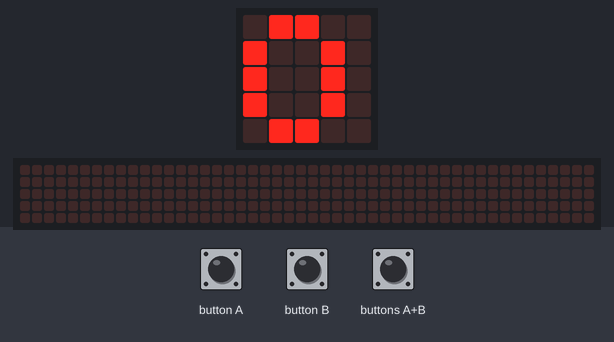
This program was run on a simulated BBC micro:bit (MakeCode). On the bench: the board's 5×5 LED display, a strip that is not on the board, showing the scrolling text unrolled. The test bench sets the inputs (shaded band). The 48×5 strip is a reading aid, not a part: it shows the text the display is scrolling, unrolled, one strip-width of it at a time.

Above: at 1.9 s.
2.0 s: button A pressed for 0.15 s
At 2.22 s:
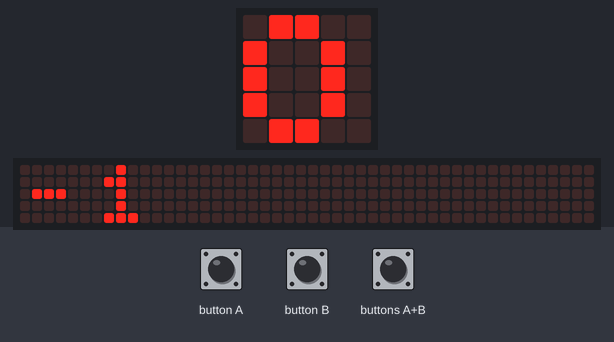
2.7 s: button B pressed for 0.15 s
3.4 s: button A pressed for 0.15 s
4.1 s: buttons A+B pressed 2 times (0.12 s each, 0.3 s apart)
7.7 s: buttons A+B pressed for 0.15 s
At 8.7 s:
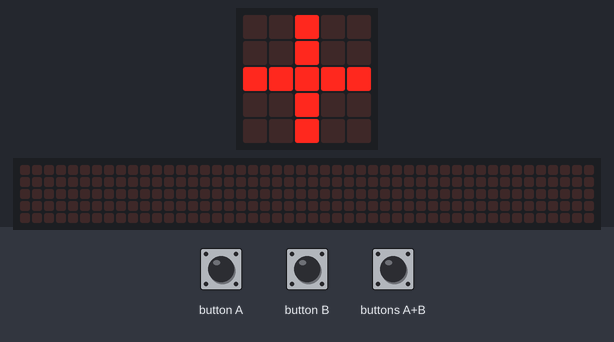
At 9.27 s:
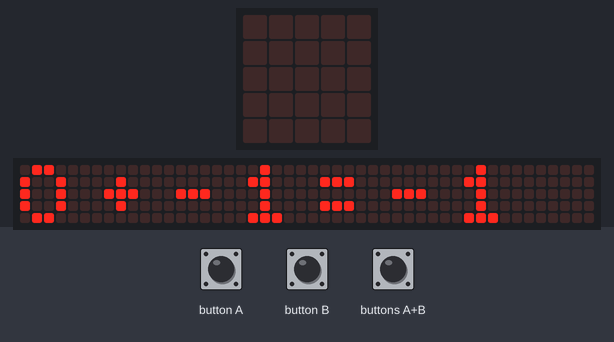
10.8 s: button A pressed for 0.15 s
At 18.8 s:
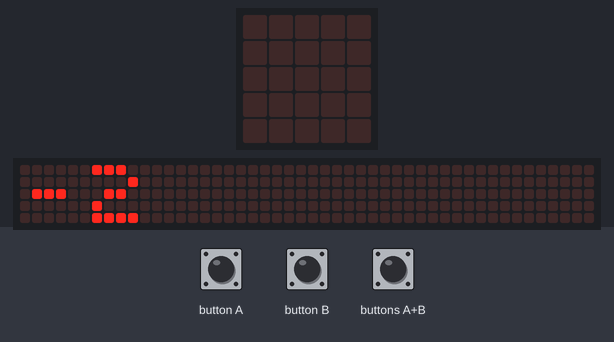

Measured:
- after the input at 2.0 s, the display: changes after 0.15 s (image 1)
- after the input at 7.7 s, the display: first differs from a run without the input after 1.5 s (image 3)
- after the input at 10.8 s, the display: first differs from a run without the input after 5.6 s (image 4)
- what the display in image 2 shows lasts 0.9 s, from 8.3 s to 9.2 s

The program:

main.ts
```typescript
/**
 * Instruções:
 *
 * - Ao iniciar todas as variáveis estão com valor 0;
 *
 * - Botão A: Escolhe número em ordem decrescente(0,-1,-2,-3...) e mostra número na tela.
 *
 * - Botão B: Escolhe número em ordem crescente(0,1,2,3...) e mostra número na tela.
 *
 *  - Botão A + B: (Verifica quantas operações já foram feitas) {
 *
 *
 *
 *  (Se for 0 altera operação para 1);
 *
 * ( Se não se for 1 altera os operadores matemáticos por 1 e chama a função mathOperators)
 *
 * Função mathOperators {
 *
 * ( Se 1 mostra (+), se 2 mostra (-), se 3 mostra (*), se 4 mostra (/) , se 5 mostra (**) se não mostra %.)
 *
 * }
 *
 * (Se operação for 2 então {
 *
 * chama a função resultado
 *
 * }
 *
 * Função resultado {
 *
 * se for = 1 {  mostrar resultado de numero + numero }
 *
 * se for = 2 { mostrar resultado de  numero - numero};
 *
 * se for = 3 { mostrar resultado de  numero * numero};
 *
 * se for = 4 { mostrar resultado de  numero / numero};
 *
 * se for = 5 {mostrar resultado de  (numero ** numero)};
 *
 * se for = 6 { mostrar resultado de  % de (numero / numero)};
 *
 * - Zerar variáveis;
 *
 * - Pausa e limpa a tela para o usuário fazer um novo cálculo.
 *
 * }
 */
function Result () {
    if (operators == 1) {
        basic.clearScreen()
        basic.showString("" + numberOne + "+" + numberTwo + "=" + (numberOne + numberTwo))
    } else if (operators == 2) {
        basic.clearScreen()
        basic.showString("" + numberOne + "-" + numberTwo + "=" + (numberOne - numberTwo))
    } else if (operators == 3) {
        basic.clearScreen()
        basic.showString("" + numberOne + "*" + numberTwo + "=" + numberOne * numberTwo)
    } else if (operators == 4) {
        basic.clearScreen()
        basic.showString("" + numberOne + "/" + numberTwo + "=" + numberOne / numberTwo)
    } else if (operators == 5) {
        basic.clearScreen()
        basic.showString("" + numberOne + "**" + numberTwo + "=" + numberOne ** numberTwo)
    } else {
        basic.clearScreen()
        basic.showString("% " + numberOne + "/" + numberTwo + "=" + numberOne % numberTwo)
    }
    operators = 0
    operation = 0
    numberTwo = 0
    numberOne = 0
    basic.pause(2000)
    basic.clearScreen()
}
function mathOperators () {
    if (operators == 1) {
        // Adição  (+)
        // Addition operator
        basic.showLeds(`
            . . # . .
            . . # . .
            # # # # #
            . . # . .
            . . # . .
            `)
        basic.pause(500)
        basic.clearScreen()
    } else if (operators == 2) {
        // Subtração (-)  Subtraction operator
        basic.showLeds(`
            . . . . .
            . . . . .
            # # # # #
            . . . . .
            . . . . .
            `)
        basic.pause(500)
        basic.clearScreen()
    } else if (operators == 3) {
        // Multiplicação (*) Multiplication Operator
        basic.showLeds(`
            # . . . #
            . # . # .
            . . # . .
            . # . # .
            # . . . #
            `)
        basic.pause(500)
        basic.clearScreen()
    } else if (operators == 4) {
        // Divisão (/) - Division operator
        basic.showLeds(`
            . . # . .
            . . . . .
            # # # # #
            . . . . .
            . . # . .
            `)
        basic.pause(500)
        basic.clearScreen()
    } else if (operators == 5) {
        // Expoente (**) -
        // Exponentiation Operator
        basic.showLeds(`
            # . # . #
            . # . # .
            # . # . #
            . . . . .
            . . . . .
            `)
        basic.pause(500)
        basic.clearScreen()
    } else if (operators == 6) {
        // Resto da divisão % - Remainder Operator
        basic.showLeds(`
            # # . . #
            # . . # .
            . . # . .
            . # . . #
            # . . # #
            `)
        basic.pause(500)
        basic.clearScreen()
    } else {
        operators = 1
        basic.showLeds(`
            . . # . .
            . . # . .
            # # # # #
            . . # . .
            . . # . .
            `)
        basic.pause(500)
        basic.clearScreen()
    }
}
input.onButtonPressed(Button.A, function () {
    if (operation == 1) {
        numberOne = numberTwo
        numberTwo = 0
        operation = 2
    }
    numberTwo += -1
    basic.showNumber(numberTwo)
})
input.onButtonPressed(Button.AB, function () {
    if (operation == 0) {
        operation = 1
    } else if (operation == 1) {
        operators += 1
        mathOperators()
    } else if (operation == 2) {
        Result()
    }
})
input.onButtonPressed(Button.B, function () {
    if (operation == 1) {
        numberOne = numberTwo
        numberTwo = 0
        operation = 2
    }
    numberTwo += 1
    basic.showNumber(numberTwo)
})
let numberTwo = 0
let numberOne = 0
let operators = 0
let operation = 0
operation = 0
operators = 0
numberOne = 0
numberTwo = 0
basic.showNumber(numberOne)
```

test.ts
```typescript
// testes vão aqui; isto não será compilado quando este pacote for usado como uma extensão.
```
